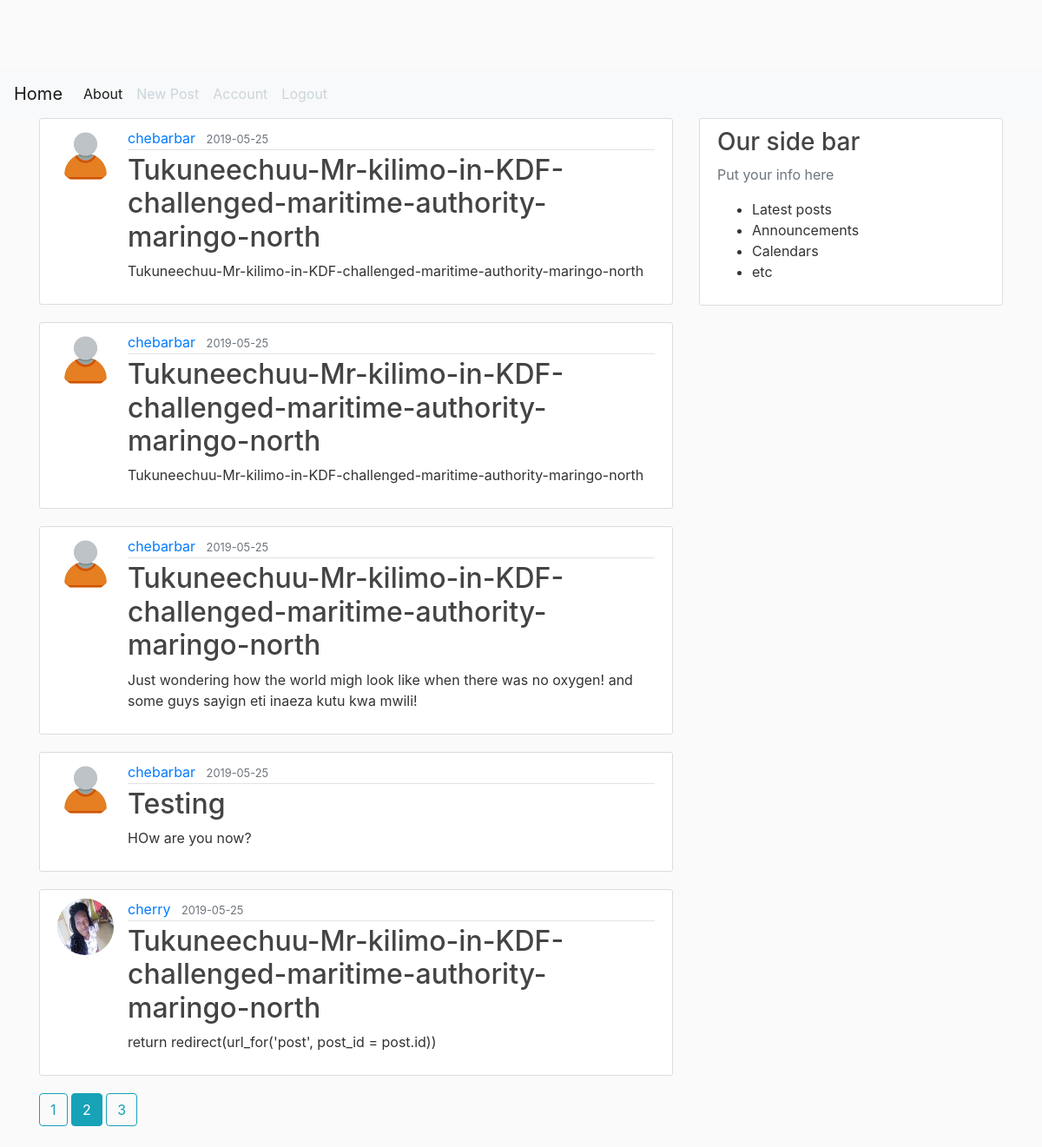
Screenshot of /home?page=2 (signed in) with the database file from the repository.
### flaskblog/models.py (models this page shows, shortened)
class Post(db.Model):
    id=db.Column(db.Integer, primary_key=True)
    title = db.Column(db.String(100), nullable=False)
    date_posted = db.Column(db.DateTime, nullable=False, default=datetime.utcnow)
    content= db.Column(db.Text, nullable=False)
    user_id=db.Column(db.Integer, db.ForeignKey('user.id'), nullable=False)

class User(db.Model, UserMixin):
    id=db.Column(db.Integer, primary_key=True)
    username = db.Column(db.String(50), unique=True, nullable=False)
    email = db.Column(db.String(120), unique=True, nullable=False)
    image_file = db.Column(db.String(20), nullable=False, default='default.jpg')
    password = db.Column(db.String(60), nullable=False)
    posts= db.relationship('Post', backref='author', lazy=True)

### flaskblog/main/routes.py (the view)
@main.route('/')
@main.route('/home')
def home():
    page = request.args.get('page', 1, type= int)
    posts = Post.query.order_by(Post.date_posted.desc()).paginate(page=page, per_page=5)
    return  render_template('home.html', posts=posts)

### flaskblog/models.py (called while the page is built)
@login_manager.user_loader
def load_user(user_id):
    return User.query.get(int(user_id))

### flaskblog/templates/home.html
{% extends "layout.html" %}
{% block content %}
    {% for post in posts.items %}
        <article class="media content-section">
            <img class="rounded-circle article-img" src="{{ url_for('static', filename='profpics/' + post.author.image_file ) }}" >
            <div class="well media-body">
                <div class="article-metadata">
                    <a class="mr-2" href="{{ url_for('users.user_posts', username=post.author.username) }}">{{ post.author.username }}</a>
                    <small class="text-muted">{{ post.date_posted.strftime('%Y-%m-%d') }}</small>
                </div>
                <h2 ><a class="article-title" href="{{ url_for('posts.post', post_id= post.id) }}">{{ post.title }}</a></h2>
                <p class="article-content">{{ post.content }}</p>
            </div>
        </article>
    {% endfor %}
    {% for page_num in posts.iter_pages(left_edge=1, right_edge=1, left_current=1, right_current=2,) %}
        {% if page_num %}
            {% if posts.page ==page_num %}
                <a class="btn btn-info mb-4" href="{{ url_for('main.home', page= page_num) }}">{{ page_num }}</a>
                {% else %}
                <a class="btn btn-outline-info mb-4" href="{{ url_for('main.home', page= page_num) }}">{{ page_num }}</a>
            {% endif %}
        {% else %}
            ...
        {% endif %}
    {% endfor %}
{% endblock content %}

### flaskblog/static/main.css (style rules this page uses)
body { background: #fafafa; color: #333333; margin-top: 5rem; }
h1, h2, h3, h4, h5, h6 { color: #444444; }
.content-section { background: #ffffff; padding: 10px 20px; border: 1px solid #dddddd; border-radius: 3px; margin-bottom: 20px; }
.article-title { color: #444444; }
.article-content { white-space: pre-line; }
.article-img { height: 65px; width: 65px; margin-right: 16px; }
.article-metadata { padding-bottom: 1px; margin-bottom: 4px; border-bottom: 1px solid #e3e3e3 }

### rows the page displays
Post: image_file (placeholder picture), author.username "chebarbar", date_posted "2019-05-25", title "Tukuneechuu-Mr-kilimo-in-KDF-challenged-maritime-authority-maringo-north", content "Tukuneechuu-Mr-kilimo-in-KDF-challenged-maritime-authority-maringo-north"
Post: image_file (placeholder picture), author.username "chebarbar", date_posted "2019-05-25", title "Tukuneechuu-Mr-kilimo-in-KDF-challenged-maritime-authority-maringo-north", content "Tukuneechuu-Mr-kilimo-in-KDF-challenged-maritime-authority-maringo-north"
Post: image_file (placeholder picture), author.username "chebarbar", date_posted "2019-05-25", title "Tukuneechuu-Mr-kilimo-in-KDF-challenged-maritime-authority-maringo-north", content "Just wondering how the world migh look like when there was no oxygen! and some guys sayign eti inaeza kutu kwa mwili!"
Post: image_file (placeholder picture), author.username "chebarbar", date_posted "2019-05-25", title "Testing", content "HOw are you now?"
Post: image_file (picture), author.username "cherry", date_posted "2019-05-25", title "Tukuneechuu-Mr-kilimo-in-KDF-challenged-maritime-authority-maringo-north", content "return redirect(url_for('post', post_id = post.id))"

### other values shown
{{ page_num }} "1" "3"
{{ page_num }} "2"
